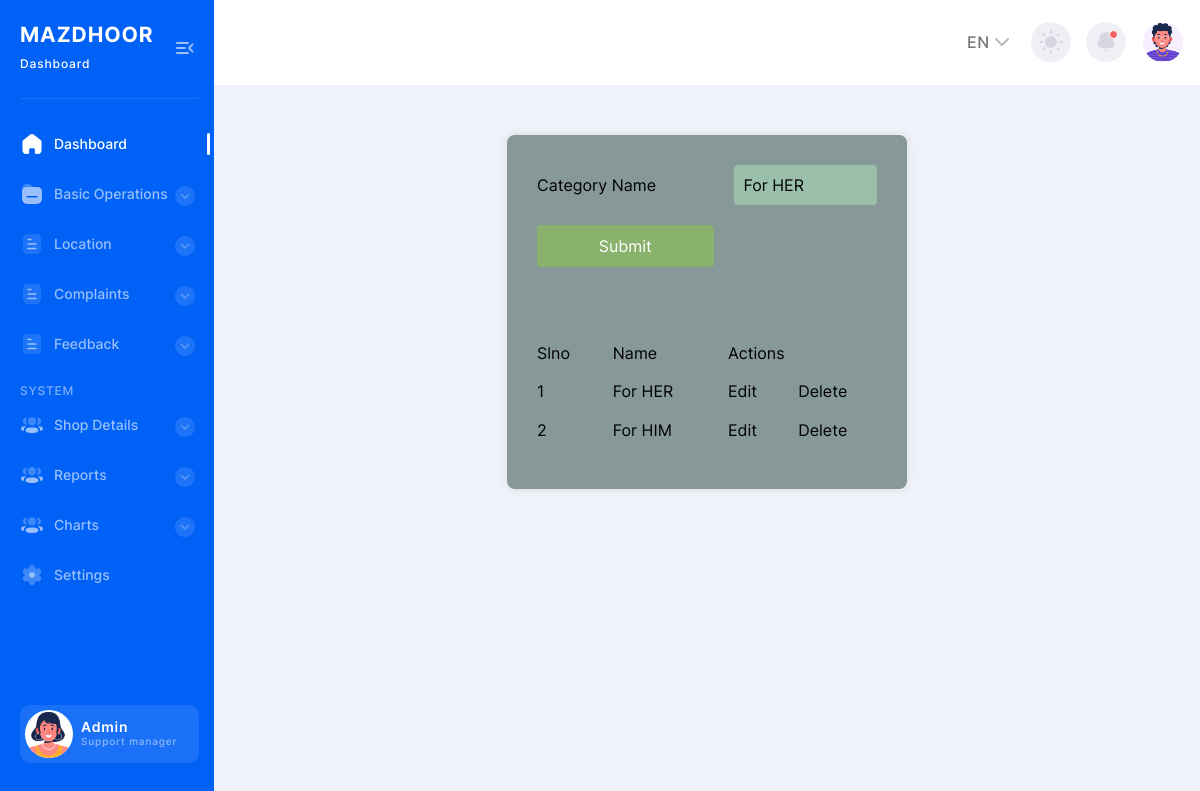
/Project/Admin/Category.php?eid=1, run on the app's committed database.
### tables this page shows
CREATE TABLE `tbl_category` (
  `category_id` int(11) NOT NULL,
  `category_name` varchar(100) NOT NULL
);

### Project/Admin/Category.php (the view, shortened to what this page needs)
<?php include("Head.php"); ?>
<?php
include("../Assets/Connection/Connection.php");
	$eid ="";
	$ename="";
	if(isset($_GET["eid"])){
		$selQry = "select * from tbl_category where category_id ='".$_GET["eid"]."'";
		  $result = $conn -> query($selQry);
		  if($data = $result -> fetch_assoc())
		  {
			  $eid = $data["category_id"];
			  $ename = $data["category_name"];
			  }
		}
?>
<!DOCTYPE html PUBLIC "-//W3C//DTD XHTML 1.0 Transitional//EN" "http://www.w3.org/TR/xhtml1/DTD/xhtml1-transitional.dtd">
<html xmlns="http://www.w3.org/1999/xhtml">
<head>
</head>
<body clas="body">
<form id="form" name="form" method="post" action="">
  <table>
    <tr>
      <td width="200">Category Name</td>
      <td><input type="hidden" name="txthidden" value="<?php echo $eid ?>"/></td>
      <td width="200"><label for="txt_number1"></label>
        <input type="text" name="txt_number" id="txt_number" value="<?php echo $ename ?>" required autocomplete="off"/></td>
    </tr>
    <tr>
      <td colspan="2" align="center"><input type="submit" name="btn_submit" id="btn_submit" value="Submit" /></td>
    </tr>
  </table>
  <br/>
  <br/>
  <table>
    <tr>
      <td>Slno</td>
      <td>Name</td>
      <td colspan="2" align="center">Actions</td>
    </tr>
    <?php
	$i=0;
	$selQry = "select * from tbl_category";
	$result = $conn -> query($selQry);
	while($data = $result -> fetch_assoc()){
		$i++;
	?>
    <tr>
      <td><?php echo $i ?></td>
      <td><?php echo $data["category_name"]?></td>
      <td><a href="Category.php?eid=<?php echo $data["category_id"]?>">Edit</td>
      <td><a href="Category.php?did=<?php echo $data["category_id"]?>">Delete</a></td>
    </tr>
    <?php }?>
  </table>
</form>
</body>
</html>
<?php include("Foot.php"); ?>

### Project/Admin/Category.php (style rules this page uses)
form { width: 400px; margin: 50px auto; padding: 20px; background-color: #869897; box-shadow: 0 0 10px rgba(0, 0, 0, 0.1); border-radius: 8px; }
table { width: 100%; border-collapse: collapse; margin-bottom: 20px; }
th, td { padding: 10px; text-align: left; }
input[type="text"] { width: 100%; padding: 8px; border: 1px solid #ccc; border-radius: 4px; background-color: #9ABFAB; }
input[type="submit"] { background-color: #89b36c; color: white; border: none; padding: 10px 20px; cursor: pointer; border-radius: 4px; width: 100%; }

### data on the page
tbl_category: txt_number "For HER", category_name "For HER"
tbl_category: category_name "For HIM"
